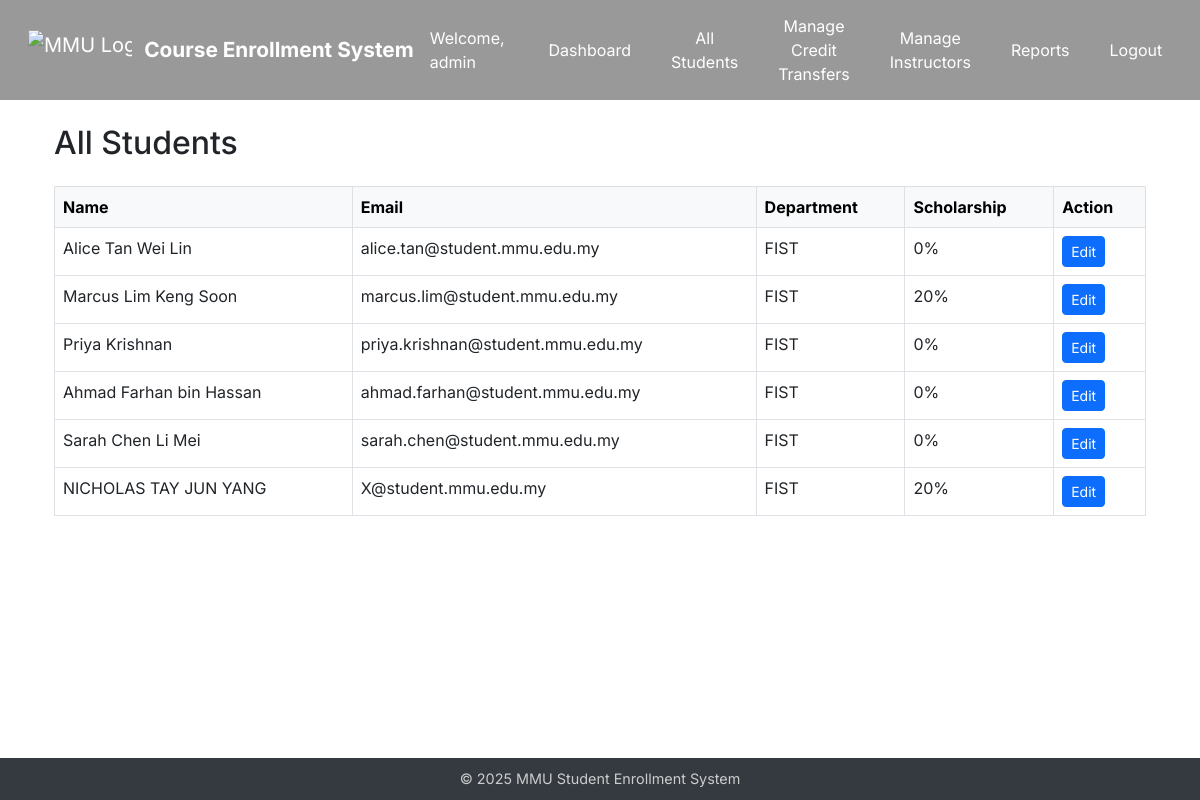
Page /admin/admin/students (signed in) on the earlier database version.
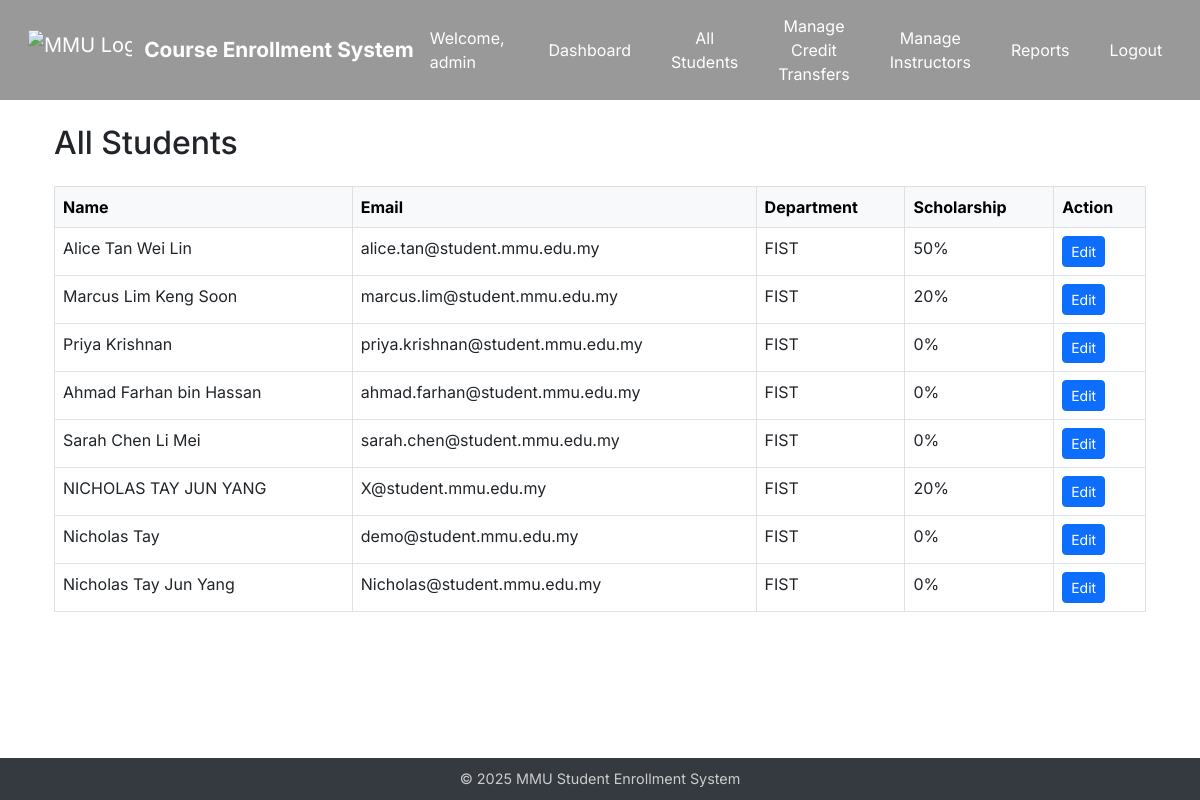
Same page on the later database version.
### app/models.py (models this page shows, shortened)
class Student(UserMixin, db.Model):
    id = db.Column(db.Integer, primary_key=True)
    name = db.Column(db.String(64))
    email = db.Column(db.String(120), unique=True)
    department = db.Column(db.String(64))
    password_hash = db.Column(db.String(128))
    scholarship_percentage = db.Column(db.Integer, default=0)
    enrollments = db.relationship('Enrollment', backref='student', lazy=True)

### app/routes/admin.py (the view)
@admin_bp.route("/admin/students")
@login_required
def admin_all_students():
    if not current_user.is_admin:
        abort(403)
    students = Student.query.all()
    return render_template("admin/all_students.html", students=students)

### app/models.py (called while the page is built)
    @property
    def is_admin(self):
        return True

### app/templates/admin/all_students.html
{% extends "base.html" %}
{% block content %}
<div class="container mt-4">
    <h2 class="mb-4">All Students</h2>
    <table class="table table-bordered table-hover">
        <thead class="table-light">
            <tr>
                <th>Name</th>
                <th>Email</th>
                <th>Department</th>
                <th>Scholarship</th>
                <th>Action</th>
            </tr>
        </thead>
        <tbody>
            {% for student in students %}
            <tr>
                <td>{{ student.name }}</td>
                <td>{{ student.email }}</td>
                <td>{{ student.department }}</td>
                <td>{{ student.scholarship_percentage or 0 }}%</td>
                <td>
                    <a href="{{ url_for('admin.admin_edit_student', student_id=student.id) }}" class="btn btn-sm btn-primary">
                        Edit
                    </a>
                </td>
            </tr>
            {% endfor %}
        </tbody>
    </table>
</div>
{% endblock %}

Differences in the rows shown:
changed Student "Alice Tan Wei Lin": scholarship_percentage "0" → "50"
added Student: name "Nicholas Tay", email "demo@student.mmu.edu.my", department "FIST", scholarship_percentage "0"
added Student: name "Nicholas Tay Jun Yang", email "Nicholas@student.mmu.edu.my", department "FIST", scholarship_percentage "0"
